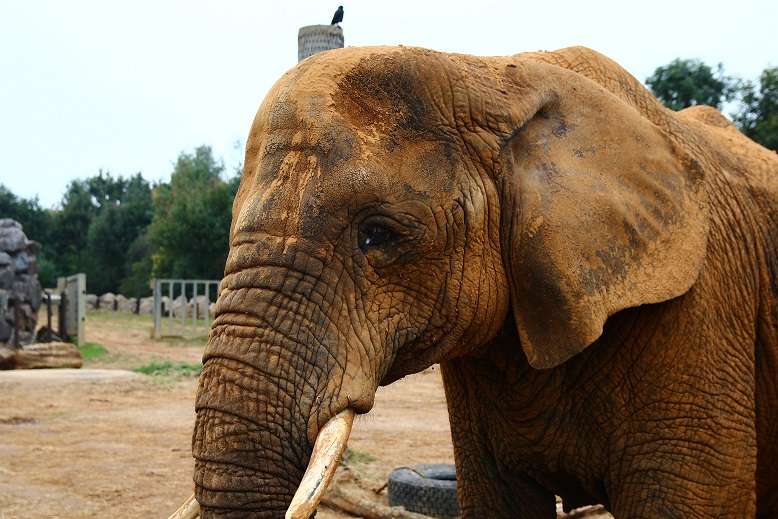
#> input picture images/elephant.jpg, 778 x 519 px
$ jupyter execute '03 - Convolutions, Blurring and Sharpening.ipynb'
#> lines starting #> are read from the running program, lines starting #| are printed output that depends on the picture
## Convolutions and Blurring

[cell 1]
import cv2
import numpy as np

image = cv2.imread('../images/elephant.jpg')
#> image is the input picture: shape (519, 778, 3); mean B, G, R 95.2, 117.2, 135.3
cv2.imshow('Original Image', image)
cv2.waitKey(0)

# Creating our 3 x 3 kernel
kernel_3x3 = np.ones((3, 3), np.float32) / 10

#use the cv2.fitler2D to conovlve the kernal with an image
blurred = cv2.filter2D(image, -1, kernel_3x3)
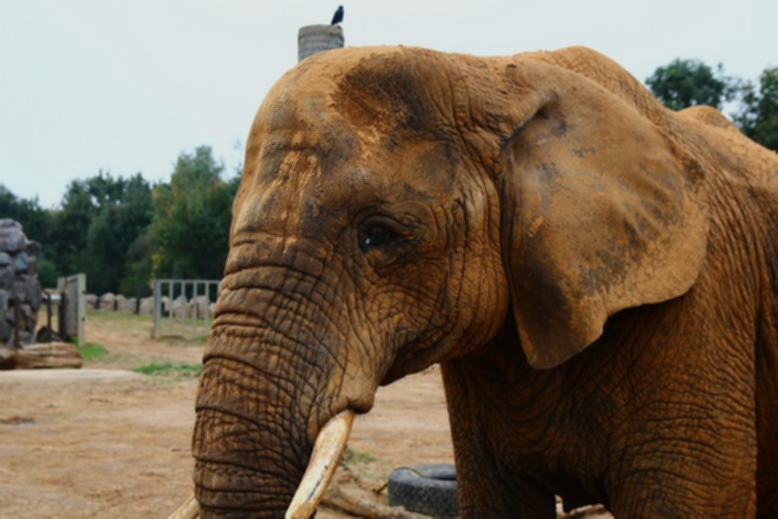
#> blurred: shape (519, 778, 3); mean B, G, R 85.8, 105.5, 121.8
cv2.imshow('3x3 Kernel Blurring', blurred)
cv2.waitKey(0)

# Creating our 7 x 7 kernel
kernel_7x7 = np.ones((7, 7), np.float32) / 50

blurred2 = cv2.filter2D(image, -1, kernel_7x7)
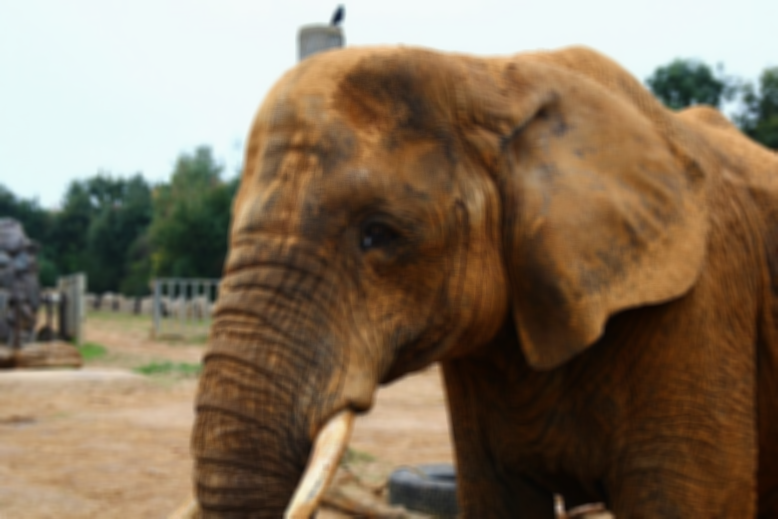
#> blurred2: shape (519, 778, 3); mean B, G, R 93.3, 114.9, 132.6
cv2.imshow('7x7 Kernel Blurring', blurred2)
cv2.waitKey(0)

cv2.destroyAllWindows()

[cell 2]
kernel_7x7

### Other commonly used blurring methods in OpenCV

[cell 3]
import cv2
import numpy as np

image = cv2.imread('../images/elephant.jpg')

# This takes the pixels under the box and replaces the central element
# Box size needs to odd and positive
blur = cv2.blur(image, (3,3))
cv2.imshow('Averaging', blur)
cv2.waitKey(0)

# Instead of box filter, gaussian kernel
Gaussian = cv2.GaussianBlur(image, (7,7), 0)
cv2.imshow('Gaussian Blurring', Gaussian)
cv2.waitKey(0)

# Takes median of all the pixels under kernel area and central
# element is replaced with this median value
median = cv2.medianBlur(image, 5)
cv2.imshow('Median Blurring', median)
cv2.waitKey(0)

# Bilateral is very effective in noise removal while keeping edges sharp
bilateral = cv2.bilateralFilter(image, 9, 75, 75)
cv2.imshow('Bilateral Blurring', bilateral)
cv2.waitKey(0)
cv2.destroyAllWindows()

#### Image De-noising - Non-Local Means Denoising

**There are 4 variations of Non-Local Means Denoising:**

- cv2.fastNlMeansDenoising() - works with a single grayscale images
- cv2.fastNlMeansDenoisingColored() - works with a color image.
- cv2.fastNlMeansDenoisingMulti() - works with image sequence captured in short period of time (grayscale images)
- cv2.fastNlMeansDenoisingColoredMulti() - same as above, but for color images.

[cell 4]
import numpy as np
import cv2

image = cv2.imread('../images/elephant.jpg')

# Parameters, after None are - the filter strength 'h' (5-10 is a good range)
# Next is hForColorComponents, set as same value as h again
#
dst = cv2.fastNlMeansDenoisingColored(image, None, 6, 6, 7, 21)

cv2.imshow('Fast Means Denoising', dst)
cv2.waitKey(0)

cv2.destroyAllWindows()

# Sharpening

By altering our kernels we can implement sharpening, which has the effects of in strengthening or emphasizing edges in an image.

[cell 5]
image = cv2.imread('../images/elephant.jpg')
cv2.imshow('Original', image)

# Create our shapening kernel, we don't normalize since the
# the values in the matrix sum to 1
# Note: if not normalized the pic will either be white or black
kernel_sharpening = np.array([[-1,-1,-1],
                              [-1,9,-1],
                              [-1,-1,-1]])

# applying different kernels to the input image
sharpened = cv2.filter2D(image, -1, kernel_sharpening)
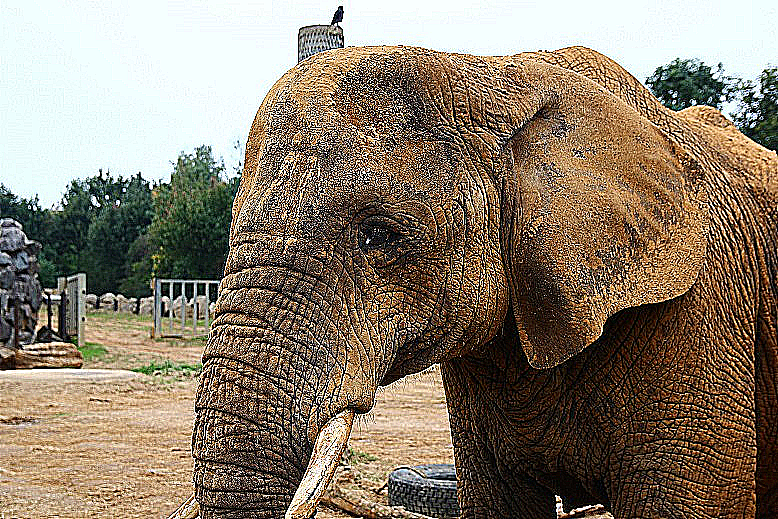
#> sharpened: shape (519, 778, 3); mean B, G, R 108, 124.7, 137.1

cv2.imshow('Image Sharpening', sharpened)

cv2.waitKey(0)
cv2.destroyAllWindows()

$ run again, with images/Sunflowers.jpg copied over images/elephant.jpg
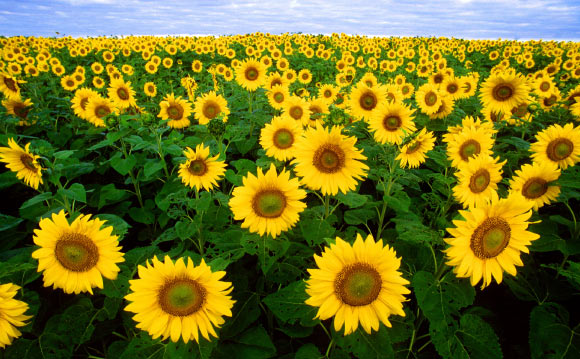
#> input picture images/Sunflowers.jpg, 580 x 359 px
#> image is the input picture: shape (359, 580, 3); mean B, G, R 33.5, 114.1, 115.8
#> `blurred2 = cv2.filter2D(image, -1, kernel_7x7)`:
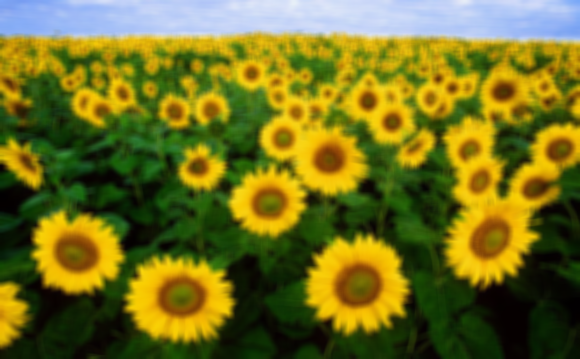
#> blurred2: shape (359, 580, 3); mean B, G, R 32.8, 111.8, 113.5
#> `sharpened = cv2.filter2D(image, -1, kernel_sharpening)`:
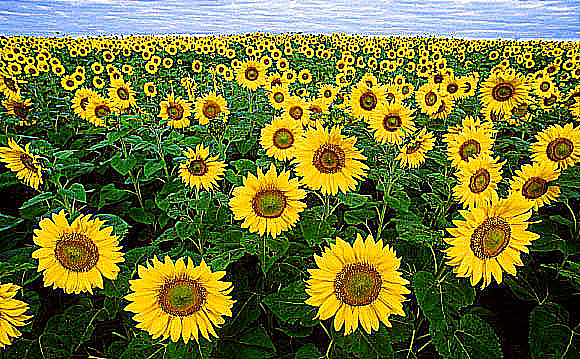
#> sharpened: shape (359, 580, 3); mean B, G, R 51.4, 116.3, 113
